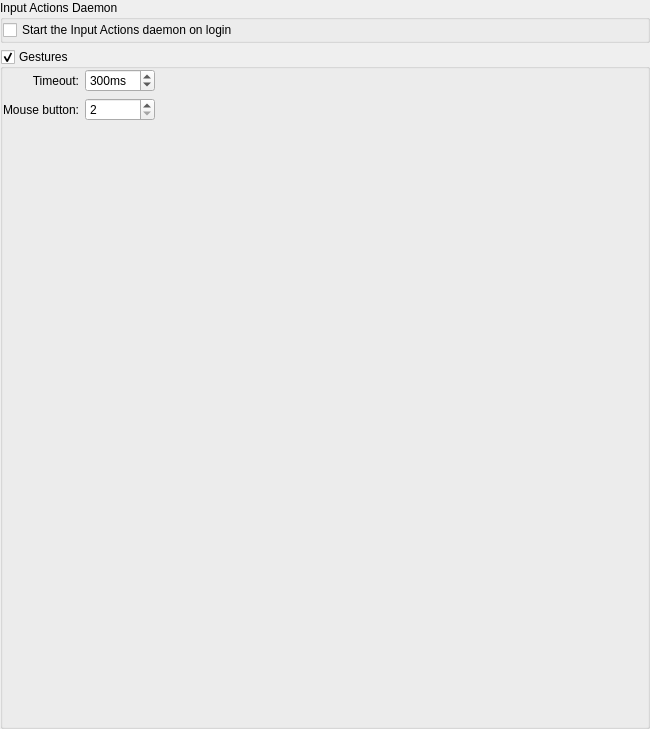
<?xml version="1.0" encoding="UTF-8"?>
<ui version="4.0">
 <class>GlobalSettingsWidget</class>
 <widget class="QWidget" name="GlobalSettingsWidget">
  <property name="geometry">
   <rect>
    <x>0</x>
    <y>0</y>
    <width>650</width>
    <height>729</height>
   </rect>
  </property>
  <layout class="QVBoxLayout" name="verticalLayout_2">
   <property name="margin">
    <number>0</number>
   </property>
   <item>
    <widget class="QGroupBox" name="global_group">
     <property name="sizePolicy">
      <sizepolicy hsizetype="Preferred" vsizetype="Preferred">
       <horstretch>0</horstretch>
       <verstretch>0</verstretch>
      </sizepolicy>
     </property>
     <property name="maximumSize">
      <size>
       <width>16777215</width>
       <height>100</height>
      </size>
     </property>
     <property name="title">
      <string>Input Actions Daemon</string>
     </property>
     <layout class="QVBoxLayout" name="verticalLayout">
      <property name="margin">
       <number>0</number>
      </property>
      <item>
       <widget class="QCheckBox" name="enabled">
        <property name="text">
         <string>Start the Input Actions daemon on login</string>
        </property>
       </widget>
      </item>
     </layout>
    </widget>
   </item>
   <item>
    <widget class="QGroupBox" name="gestures_group">
     <property name="title">
      <string>Gestures</string>
     </property>
     <property name="checkable">
      <bool>true</bool>
     </property>
     <layout class="QGridLayout" name="gridLayout">
      <property name="margin">
       <number>0</number>
      </property>
      <item row="0" column="0">
       <widget class="QLabel" name="gestures_timeout_label">
        <property name="text">
         <string>Timeout:</string>
        </property>
        <property name="alignment">
         <set>Qt::AlignRight|Qt::AlignTrailing|Qt::AlignVCenter</set>
        </property>
        <property name="buddy">
         <cstring>gestures_timeout</cstring>
        </property>
       </widget>
      </item>
      <item row="0" column="1">
       <widget class="QSpinBox" name="gestures_timeout">
        <property name="suffix">
         <string>ms</string>
        </property>
        <property name="minimum">
         <number>100</number>
        </property>
        <property name="maximum">
         <number>1000</number>
        </property>
        <property name="value">
         <number>300</number>
        </property>
       </widget>
      </item>
      <item row="0" column="2">
       <spacer name="gestures_spacer_1">
        <property name="orientation">
         <enum>Qt::Horizontal</enum>
        </property>
        <property name="sizeHint" stdset="0">
         <size>
          <width>40</width>
          <height>20</height>
         </size>
        </property>
       </spacer>
      </item>
      <item row="1" column="0">
       <widget class="QLabel" name="gestures_button_label">
        <property name="text">
         <string>Mouse button:</string>
        </property>
        <property name="buddy">
         <cstring>gestures_button</cstring>
        </property>
       </widget>
      </item>
      <item row="2" column="0">
       <spacer name="gestures_spacer2">
        <property name="orientation">
         <enum>Qt::Vertical</enum>
        </property>
        <property name="sizeHint" stdset="0">
         <size>
          <width>20</width>
          <height>40</height>
         </size>
        </property>
       </spacer>
      </item>
      <item row="1" column="1">
       <widget class="QSpinBox" name="gestures_button">
        <property name="minimum">
         <number>2</number>
        </property>
        <property name="maximum">
         <number>10</number>
        </property>
        <property name="value">
         <number>2</number>
        </property>
       </widget>
      </item>
     </layout>
    </widget>
   </item>
  </layout>
 </widget>
 <tabstops>
  <tabstop>enabled</tabstop>
  <tabstop>gestures_group</tabstop>
  <tabstop>gestures_timeout</tabstop>
  <tabstop>gestures_button</tabstop>
 </tabstops>
 <resources/>
 <connections/>
</ui>
